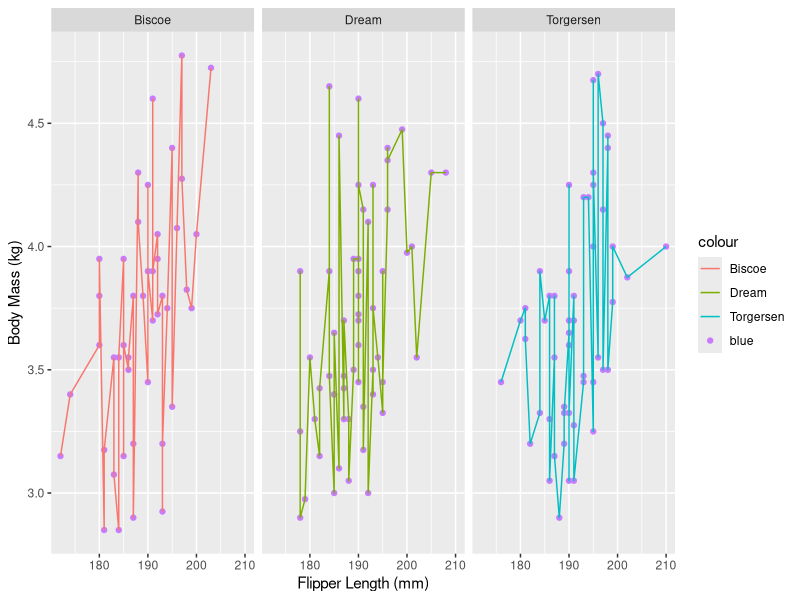

R code for this plot:
## ---- chunk 1
knitr::opts_chunk$set(echo = TRUE)
library(tidyverse)
library(palmerpenguins)
## ---- chunk 2
adelies <- penguins %>% 
  filter(species == "Adelie") %>% 
  mutate(body_mass_kg = body_mass_g / 1000)

ggplot(data = adelies, aes(x = flipper_length_mm, y = body_mass_kg)) +
  geom_point(aes(color = "blue")) +
  geom_line(aes(color = island)) +
  labs(x = "Flipper Length (mm)",
       y = "Body Mass (kg)") +
  facet_wrap(~island)

unique(adelies$species)
# top shows the only one left called from code `unique()`, below shows all original levels
